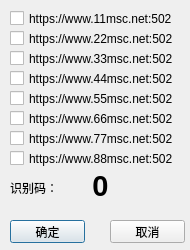
<?xml version="1.0" encoding="UTF-8"?>
<ui version="4.0">
 <class>ChooseUrlDialog</class>
 <widget class="QDialog" name="ChooseUrlDialog">
  <property name="geometry">
   <rect>
    <x>0</x>
    <y>0</y>
    <width>190</width>
    <height>250</height>
   </rect>
  </property>
  <property name="windowTitle">
   <string>选择网址</string>
  </property>
  <widget class="QCheckBox" name="chkUrl0">
   <property name="geometry">
    <rect>
     <x>10</x>
     <y>10</y>
     <width>171</width>
     <height>17</height>
    </rect>
   </property>
   <property name="text">
    <string>https://www.11msc.net:502</string>
   </property>
  </widget>
  <widget class="QCheckBox" name="chkUrl1">
   <property name="geometry">
    <rect>
     <x>10</x>
     <y>30</y>
     <width>171</width>
     <height>17</height>
    </rect>
   </property>
   <property name="text">
    <string>https://www.22msc.net:502</string>
   </property>
  </widget>
  <widget class="QCheckBox" name="chkUrl2">
   <property name="geometry">
    <rect>
     <x>10</x>
     <y>50</y>
     <width>171</width>
     <height>17</height>
    </rect>
   </property>
   <property name="text">
    <string>https://www.33msc.net:502</string>
   </property>
  </widget>
  <widget class="QCheckBox" name="chkUrl4">
   <property name="geometry">
    <rect>
     <x>10</x>
     <y>90</y>
     <width>171</width>
     <height>17</height>
    </rect>
   </property>
   <property name="text">
    <string>https://www.55msc.net:502</string>
   </property>
  </widget>
  <widget class="QCheckBox" name="chkUrl3">
   <property name="geometry">
    <rect>
     <x>10</x>
     <y>70</y>
     <width>171</width>
     <height>17</height>
    </rect>
   </property>
   <property name="text">
    <string>https://www.44msc.net:502</string>
   </property>
  </widget>
  <widget class="QCheckBox" name="chkUrl5">
   <property name="geometry">
    <rect>
     <x>10</x>
     <y>110</y>
     <width>171</width>
     <height>17</height>
    </rect>
   </property>
   <property name="text">
    <string>https://www.66msc.net:502</string>
   </property>
  </widget>
  <widget class="QCheckBox" name="chkUrl7">
   <property name="geometry">
    <rect>
     <x>10</x>
     <y>150</y>
     <width>171</width>
     <height>17</height>
    </rect>
   </property>
   <property name="text">
    <string>https://www.88msc.net:502</string>
   </property>
  </widget>
  <widget class="QCheckBox" name="chkUrl6">
   <property name="geometry">
    <rect>
     <x>10</x>
     <y>130</y>
     <width>171</width>
     <height>17</height>
    </rect>
   </property>
   <property name="text">
    <string>https://www.77msc.net:502</string>
   </property>
  </widget>
  <widget class="QLabel" name="label">
   <property name="geometry">
    <rect>
     <x>10</x>
     <y>180</y>
     <width>51</width>
     <height>16</height>
    </rect>
   </property>
   <property name="text">
    <string>识别码：</string>
   </property>
  </widget>
  <widget class="QPushButton" name="btnOk">
   <property name="geometry">
    <rect>
     <x>10</x>
     <y>220</y>
     <width>75</width>
     <height>23</height>
    </rect>
   </property>
   <property name="text">
    <string>确定</string>
   </property>
  </widget>
  <widget class="QPushButton" name="btnCancel">
   <property name="geometry">
    <rect>
     <x>110</x>
     <y>220</y>
     <width>75</width>
     <height>23</height>
    </rect>
   </property>
   <property name="text">
    <string>取消</string>
   </property>
  </widget>
  <widget class="QLabel" name="labelCode">
   <property name="geometry">
    <rect>
     <x>70</x>
     <y>170</y>
     <width>61</width>
     <height>31</height>
    </rect>
   </property>
   <property name="font">
    <font>
     <pointsize>22</pointsize>
     <weight>75</weight>
     <bold>true</bold>
    </font>
   </property>
   <property name="text">
    <string>0</string>
   </property>
   <property name="alignment">
    <set>Qt::AlignCenter</set>
   </property>
  </widget>
 </widget>
 <resources/>
 <connections/>
</ui>
